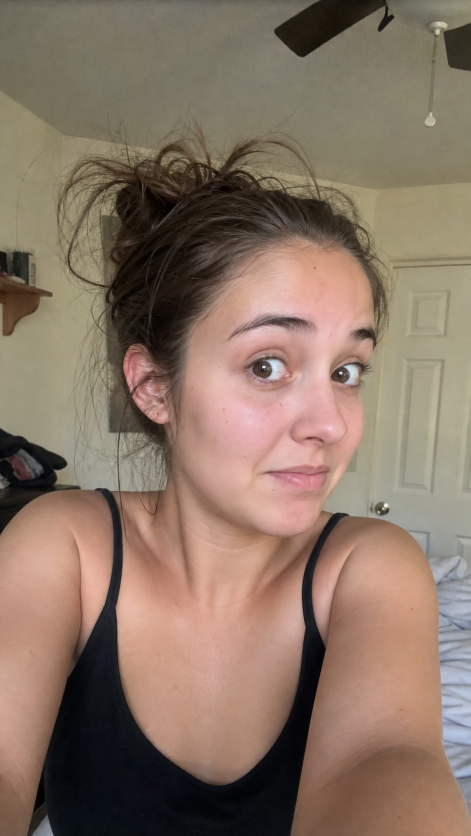
#> input picture faces/held/caught_out.png, 941 x 1672 px (shown at 1/2 size)
$ python -i render_slides.py   (imports and definitions only)
#> lines starting #> are read from the running program, lines starting #| are printed output that depends on the picture
#!/usr/bin/env python3
"""Render real slideshow images with text burned onto each slide.

TikTok slideshow != one image + long caption. This script creates one vertical image
per slide, using either a shared background or one related background per slide.
"""
from __future__ import annotations

import argparse
import json
import textwrap
from pathlib import Path
from PIL import Image, ImageDraw, ImageFont, ImageFilter

ROOT = Path(__file__).resolve().parents[2]
W, H = 1080, 1920
FONT_BOLD = "/usr/share/fonts/truetype/dejavu/DejaVuSans-Bold.ttf"
FONT_REG = "/usr/share/fonts/truetype/dejavu/DejaVuSans.ttf"


# [17 lines left out: function fit_text, not called in this run]


def make_bg(path: Path) -> Image.Image:
#> called with path = '../../faces/held/caught_out.png'
    img = Image.open(path).convert("RGB")
#> img is the input picture: PIL image 941x1672 RGB; mean R, G, B 137.2, 116.4, 101.1
    # Cover crop to 9:16
    scale = max(W / img.width, H / img.height)
#> scale = 1.15
    img = img.resize((int(img.width * scale), int(img.height * scale)), Image.Resampling.LANCZOS)
#> img: PIL image 1080x1920 RGB
    left = (img.width - W) // 2
#> left = 0
    top = (img.height - H) // 2
#> top = 0
    img = img.crop((left, top, left + W, top + H))
    # Intentionally pixelated editorial look (founder direction: pixelated, not realistic).
    small = img.resize((200, 356), Image.Resampling.BILINEAR)
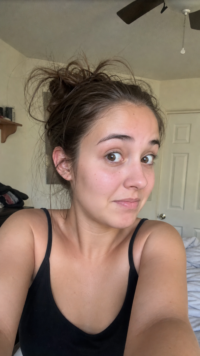
#> small: PIL image 200x356 RGB; mean R, G, B 137.2, 116.4, 101.1
    img = small.resize((W, H), Image.Resampling.NEAREST)
    return img.filter(ImageFilter.GaussianBlur(radius=0.4))


# [12 lines left out: function make_crisp, not called in this run]


# Map a post's free-text reaction_face to a face-library filename stem.
_MOOD_KEYWORDS = {
    "shock": ["shock", "wide eyes", "jump", "disbelief", "hand over mouth"],
    "caught_out": ["caught", "embarrass", "half-laugh", "lying", "frozen"],
    "emotional": ["emotional", "ache", "tear", "cry", "quiet", "looking away", "soft"],
    "dread": ["dread", "math", "overwhelmed", "sitting down"],
    "recognition": ["recognition", "smile", "gentle"],
    "late_night": ["late-night", "late night", "phone glow"],
}


# [177 lines left out: functions resolve_face, load_background_paths, render_slide, _parse_slide_set, main, not called in this run]


# [2 lines not run here, left out]

>>> result = make_bg('../../faces/held/caught_out.png')
